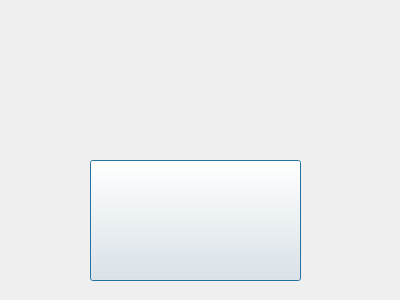
<?xml version="1.0" encoding="UTF-8"?>
<ui version="4.0">
 <class>Dialog2</class>
 <widget class="QDialog" name="Dialog2">
  <property name="geometry">
   <rect>
    <x>0</x>
    <y>0</y>
    <width>400</width>
    <height>300</height>
   </rect>
  </property>
  <property name="windowTitle">
   <string>Dialog</string>
  </property>
  <widget class="QLabel" name="label">
   <property name="geometry">
    <rect>
     <x>0</x>
     <y>0</y>
     <width>401</width>
     <height>301</height>
    </rect>
   </property>
   <property name="styleSheet">
    <string notr="true">border-image: url(:/img/p2.png);</string>
   </property>
   <property name="text">
    <string/>
   </property>
  </widget>
  <widget class="QPushButton" name="pushButton">
   <property name="geometry">
    <rect>
     <x>90</x>
     <y>160</y>
     <width>211</width>
     <height>121</height>
    </rect>
   </property>
   <property name="text">
    <string/>
   </property>
  </widget>
 </widget>
 <resources/>
 <connections/>
</ui>
